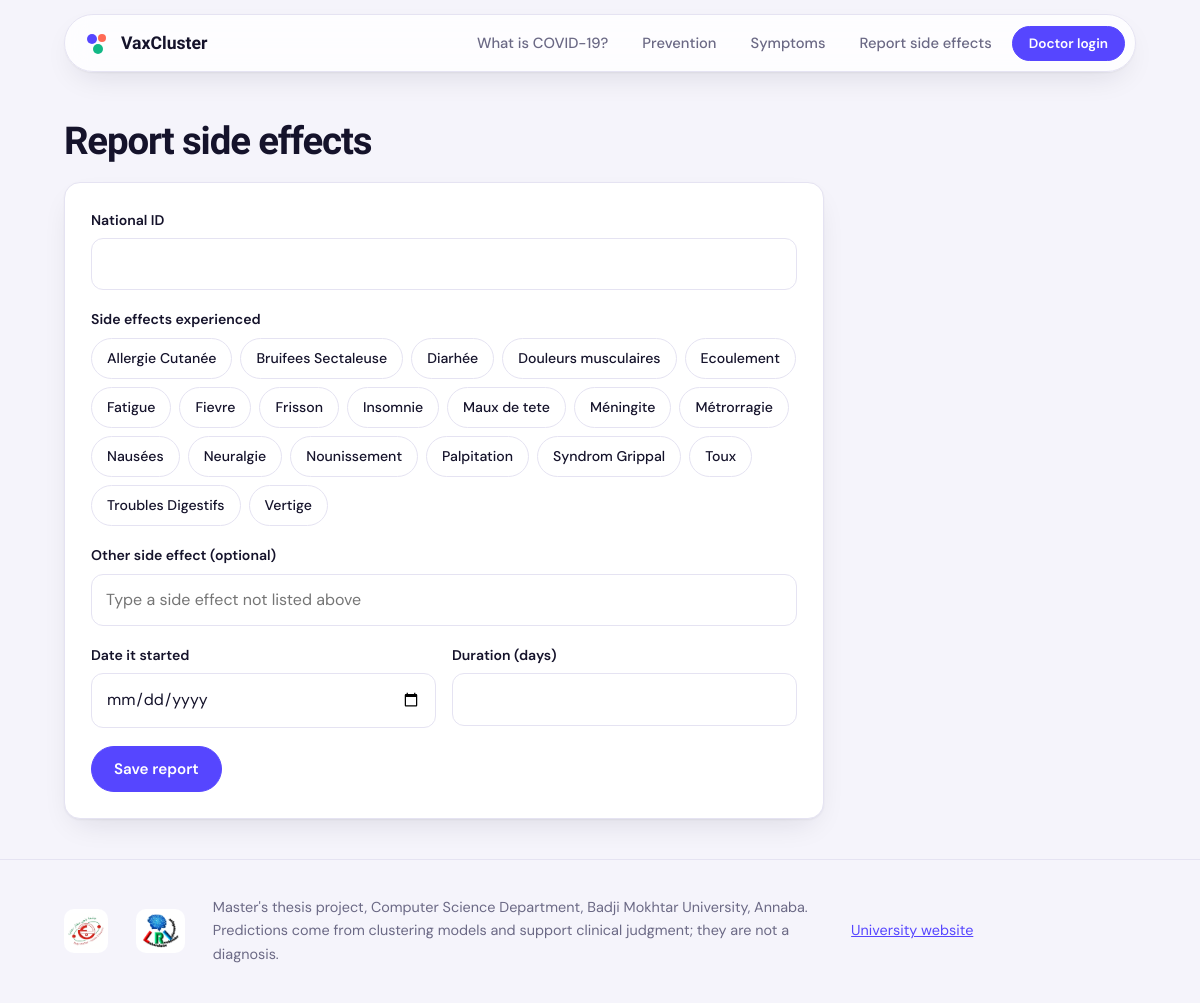
The page /patient_form.php on the database its author committed.
### tables this page shows
CREATE TABLE `effet_secondaire` (
  `id_effet` int(11) NOT NULL AUTO_INCREMENT,
  `description` text DEFAULT NULL,
  `date_apparition` date DEFAULT NULL,
  PRIMARY KEY (`id_effet`)
);

### patient_form.php (the view, shortened to what this page needs)
<?php require __DIR__.'/includes/bootstrap.php'; require __DIR__.'/configuration/db_connection.php';
$mode=empty($_SESSION['username'])?'public':'app'; $ok=flash('success_message'); $err=flash('error_message');
$fx=$conn->query("SELECT description FROM effet_secondaire ORDER BY description");
open_page('Report side effects',$mode,'report'); if($mode==='public') echo '<div class="wrap" style="padding-top:48px"><h1 style="font-size:2.4rem">Report side effects</h1>'; else echo '<div>'; ?>
<div class="card panel">
<form action="patient_form_action.php" method="post">
<div class="field"><label for="idnum">National ID</label><input id="idnum" name="idnum" inputmode="numeric" maxlength="20" pattern="[0-9]+" value="<?=h($_GET['id']??'')?>" required></div>
<div class="field"><span class="lbl">Side effects experienced</span><div class="chips">
<?php while($r=$fx->fetch_assoc()): ?><label><input type="checkbox" name="side_effects[]" value="<?=h($r['description'])?>"><span><?=h($r['description'])?></span></label><?php endwhile; ?></div></div>
<div class="field"><label for="other">Other side effect (optional)</label><input id="other" name="side_effects[]" placeholder="Type a side effect not listed above"></div>
<div class="two"><div class="field"><label for="dateappar">Date it started</label><input id="dateappar" name="dateappar" type="date" max="<?=date('Y-m-d')?>" required></div>
<div class="field"><label for="dureemanif">Duration (days)</label><input id="dureemanif" name="dureemanif" type="number" min="1" required></div></div>
<button class="btn" name="btn_submit">Save report</button></form></div></div>
<?php close_page($mode); ?>

### includes/bootstrap.php (shortened to what this page needs)
<?php
function h($s){ return htmlspecialchars((string)$s, ENT_QUOTES, 'UTF-8'); }
function logo(){ return '<a class="logo" href="index.php"><svg width="28" height="28" viewBox="0 0 28 28" aria-hidden="true"><circle cx="9" cy="10" r="5" fill="#5646ff"/><circle cx="19" cy="9" r="4" fill="#ff6a55"/><circle cx="15" cy="20" r="5" fill="#12b886"/></svg>VaxCluster</a>'; }
function open_page($title, $mode = 'public', $active = '', $heading = '', $actions = ''){ ?>
<!DOCTYPE html><html lang="en"><head><meta charset="utf-8"><meta name="viewport" content="width=device-width,initial-scale=1">
<link rel="stylesheet" href="assets/css/app.css"></head><body>
<?php if ($mode === 'app'): $nav = ['list'=>['patients_list.php','users','Patients'],'add'=>['add_patient.php','plus','New patient'],'report'=>['patient_form.php','clip','Report side effects'],'csv'=>['export_csv.php','down','Export CSV']]; ?>
<div class="shell"><aside class="side"><?= logo() ?>
<?php foreach ($nav as $k => $n): ?><a class="n <?= $active === $k ? 'on' : '' ?>" href="<?= $n[0] ?>"><?= icon($n[1]) ?><?= $n[2] ?></a><?php endforeach; ?>
<div class="who"><span class="muted small">Signed in as</span><b><?= h($_SESSION['username'] ?? '') ?></b><a class="small" href="logout.php">Log out</a></div></aside>
<div class="main"><header><h1><?= h($heading ?: $title) ?></h1><div><?= $actions ?></div></header>
<?php else: ?>
<nav class="top" aria-label="Main"><div><?= logo() ?>
<a class="l" href="index.php#coronavirus">What is COVID-19?</a><a class="l" href="index.php#prevention">Prevention</a><a class="l" href="index.php#symptoms">Symptoms</a><a class="l" href="patient_form.php">Report side effects</a>
<?php if (!empty($_SESSION['username'])): ?><a class="btn sm" href="patients_list.php">Dashboard</a><?php else: ?><a class="btn sm" href="doctors_login.php">Doctor login</a><?php endif; ?></div></nav>
<?php endif; }
function close_page($mode = 'public'){
  if ($mode === 'app') { echo '</div></div>'; }
  else { ?><footer class="foot"><div class="wrap"><img src="images/Badji_Mokhtar_-_Annaba_University_Logo.png" alt="Badji Mokhtar Annaba University"><img src="images/Logo_LRI.png" alt="LRI laboratory">
<p>Master's thesis project, Computer Science Department, Badji Mokhtar University, Annaba. Predictions come from clustering models and support clinical judgment; they are not a diagnosis.</p>
<a href="https://www.univ-annaba.dz/" target="_blank" rel="noopener">University website</a></div></footer><?php }
  echo '</body></html>'; }

### assets/css/app.css (style rules this page uses)
:root { --bg:#f5f4fb;--surface:#fff;--ink:#15132b;--muted:#6b6985;--line:#e5e3f2;--brand:#5646ff;--brand-ink:#fff;--brand-soft:#ecebff;--coral:#ff6a55;--ok:#12b886;--warn:#f5a524;--bad:#ef4452;--r:16px;--sh:0 1px 2px rgba(21,19,43,.05),0 12px 32px -12px rgba(21,19,43,.14) }
* { box-sizing:border-box }
html { scroll-behavior:smooth;scroll-padding-top:90px }
body { margin:0;background:var(--bg);color:var(--ink);font:16px/1.65 'DM Sans',system-ui,sans-serif;-webkit-font-smoothing:antialiased }
h1,h2,h3,.display { font-family:'Sora','DM Sans',sans-serif;letter-spacing:-.03em;line-height:1.1;margin:0 0 .5em }
h1 { font-size:clamp(2.4rem,5.4vw,4.4rem);font-weight:700 }
p { margin:0 0 1em;max-width:62ch }
a { color:var(--brand) }
.wrap { max-width:1120px;margin:0 auto;padding:0 24px }
.btn { display:inline-flex;align-items:center;justify-content:center;gap:8px;padding:12px 22px;border-radius:999px;border:1.5px solid var(--brand);background:var(--brand);color:var(--brand-ink);font:600 .95rem 'DM Sans',sans-serif;text-decoration:none;cursor:pointer;transition:transform .15s,box-shadow .15s }
.btn.sm { padding:8px 16px;font-size:.85rem }
.top { position:sticky;top:14px;z-index:20;margin:14px auto 0;max-width:1120px;padding:0 24px }
.top div { display:flex;align-items:center;gap:6px;padding:8px 10px 8px 18px;background:color-mix(in srgb,var(--surface) 82%,transparent);backdrop-filter:blur(14px);border:1px solid var(--line);border-radius:999px;box-shadow:var(--sh) }
.logo { display:flex;align-items:center;gap:10px;font:700 1.1rem 'Sora',sans-serif;color:var(--ink);text-decoration:none;margin-right:auto }
.top a.l { padding:8px 14px;border-radius:99px;text-decoration:none;color:var(--muted);font-weight:500;font-size:.92rem }
.card { background:var(--surface);border:1px solid var(--line);border-radius:var(--r);padding:26px;box-shadow:var(--sh) }
.foot { border-top:1px solid var(--line);margin-top:40px;padding:36px 0;color:var(--muted);font-size:.9rem }
.foot .wrap { display:flex;gap:28px;align-items:center;flex-wrap:wrap }
.foot img { height:44px;width:auto;background:#fff;border-radius:10px;padding:4px }
.foot p { margin:0;flex:1;min-width:240px }
input,select,textarea { width:100%;padding:12px 14px;border:1.5px solid var(--line);border-radius:12px;background:var(--surface);color:var(--ink);font:inherit }
.panel { max-width:760px }
.field { margin-bottom:18px }
label,.lbl { display:block;font-weight:600;font-size:.88rem;margin-bottom:6px }
.two { display:grid;grid-template-columns:1fr 1fr;gap:16px }
.chips { display:flex;flex-wrap:wrap;gap:8px }
.chips label { margin:0;position:relative }
.chips span { display:inline-block;padding:8px 15px;border:1.5px solid var(--line);border-radius:99px;font-weight:500;font-size:.88rem;cursor:pointer;background:var(--surface);transition:.15s }

### rows shown on the page
effet_secondaire: description "Allergie Cutanée"
effet_secondaire: description "Bruifees Sectaleuse"
effet_secondaire: description "Diarhée"
effet_secondaire: description "Douleurs musculaires"
effet_secondaire: description "Ecoulement"
effet_secondaire: description "Fatigue"
effet_secondaire: description "Fievre"
effet_secondaire: description "Frisson"
effet_secondaire: description "Insomnie"
effet_secondaire: description "Maux de tete"
effet_secondaire: description "Méningite"
effet_secondaire: description "Métrorragie"
effet_secondaire: description "Nausées"
effet_secondaire: description "Neuralgie"
effet_secondaire: description "Nounissement"
effet_secondaire: description "Palpitation"
effet_secondaire: description "Syndrom Grippal"
effet_secondaire: description "Toux"
effet_secondaire: description "Troubles Digestifs"
effet_secondaire: description "Vertige"
